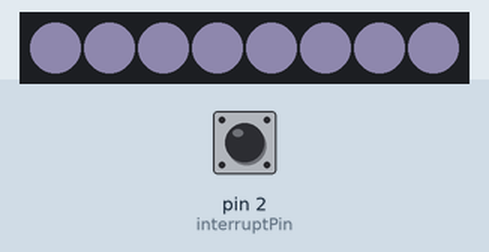
Simulated run of this sketch. Board: Arduino Uno, built with avr-gcc and run on an emulated ATmega328P. Parts: 8 RGB LEDs in strip order, left to right. The inputs (shaded band) are chosen by the test bench; at power-on: pin 2 (interruptPin) HIGH. Dim RGB values are drawn brighter than linear; random numbers use the default seed unless the sketch sets one.

Above: at 1.2 s.
1.3 s: pin 2 (interruptPin) pulled LOW for 0.15 s
At 2.5 s:
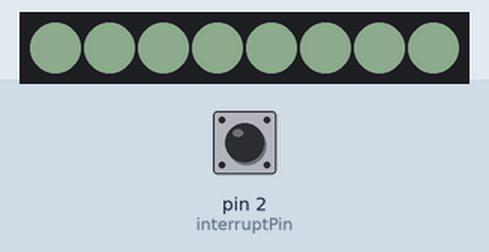
2.9 s: pin 2 (interruptPin) pulled LOW for 1 s
At 3.7 s:
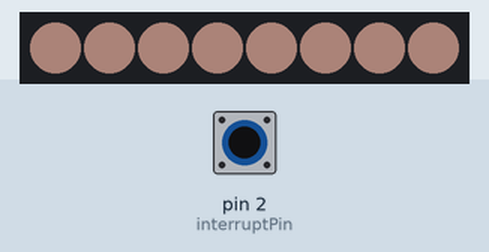
5.4 s: pin 2 (interruptPin) pulled LOW for 0.15 s
At 6.6 s:
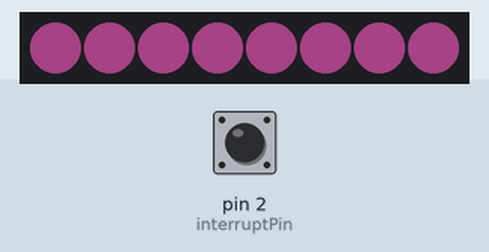
7.0 s: pin 2 (interruptPin) pulled LOW for 3.2 s
At 8.0 s:
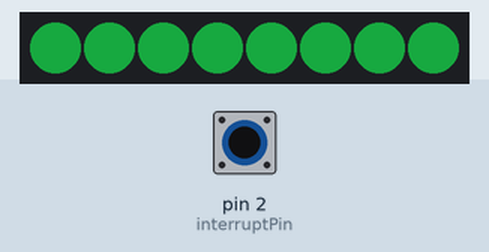
11.7 s: pin 2 (interruptPin) pulled LOW for 0.15 s
At 12.8 s:
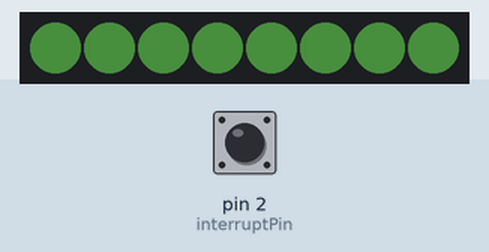
13.3 s: pin 2 (interruptPin) pulled LOW for 1 s
At 14.0 s:
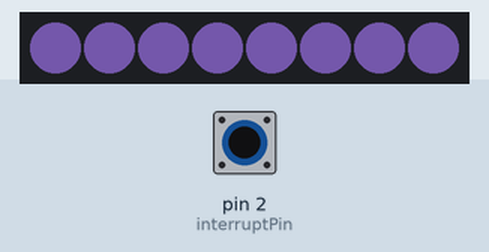
Timing chart, 0 to 16.3 s (numbered marks = the images above; inputs shaded):
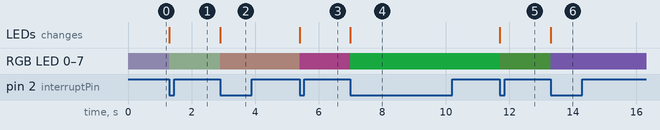

Measured:
- after the input at 1.3 s, RGB LED 0–7: RGB(41, 39, 50) → RGB(38, 46, 38) at once; the LEDs: change at once (image 1)
- after the input at 2.9 s, RGB LED 0–7: RGB(38, 46, 38) → RGB(47, 36, 33) at once; the LEDs: change at once (image 2)
- after the input at 5.4 s, RGB LED 0–7: RGB(47, 36, 33) → RGB(40, 16, 32) at once; the LEDs: change at once (image 3)
- after the input at 7.0 s, RGB LED 0–7: RGB(40, 16, 32) → RGB(6, 45, 17) at once; the LEDs: change at once (image 4)
- after the input at 11.7 s, RGB LED 0–7: RGB(6, 45, 17) → RGB(7, 14, 6) at once; the LEDs: change at once (image 5)
- after the input at 13.3 s, RGB LED 0–7: RGB(7, 14, 6) → RGB(32, 24, 47) at once; the LEDs: change at once (image 6)

The sketch:

neopixel_with_pushbutton_selector.ino
```cpp
/*
 * neopixel_with_pushbutton_selector
 *
 * This is a test program to do different effects
 * with noepoixels selecting pushbutton
 */

#include <Adafruit_NeoPixel.h>
#ifdef __AVR__
 #include <avr/power.h> // Required for 16 MHz Adafruit Trinket
#endif

// Which pin on the Arduino is connected to the NeoPixels?
// On a Trinket or Gemma we suggest changing this to 1:
#define LED_PIN    6

// How many NeoPixels are attached to the Arduino?
#define LED_COUNT 8

/* do we want Serial output? */
//#define DEBUG

// Declare our NeoPixel strip object:
Adafruit_NeoPixel strip(LED_COUNT, LED_PIN, NEO_GRB + NEO_KHZ800);
// Argument 1 = Number of pixels in NeoPixel strip
// Argument 2 = Arduino pin number (most are valid)
// Argument 3 = Pixel type flags, add together as needed:
//   NEO_KHZ800  800 KHz bitstream (most NeoPixel products w/WS2812 LEDs)
//   NEO_KHZ400  400 KHz (classic 'v1' (not v2) FLORA pixels, WS2811 drivers)
//   NEO_GRB     Pixels are wired for GRB bitstream (most NeoPixel products)
//   NEO_RGB     Pixels are wired for RGB bitstream (v1 FLORA pixels, not v2)
//   NEO_RGBW    Pixels are wired for RGBW bitstream (NeoPixel RGBW products)


/* We will be using an interrupt to change colors */
const byte interruptPin = 2;
volatile byte state = HIGH;
long debounce_time = 250;
volatile unsigned long last_micros = 0;
int r, g, b;
unsigned long lastState;

void setup() {
  // put your setup code here, to run once:

  // These lines are specifically to support the Adafruit Trinket 5V 16 MHz.
  // Any other board, you can remove this part (but no harm leaving it):
#if defined(__AVR_ATtiny85__) && (F_CPU == 16000000)
  clock_prescale_set(clock_div_1);
#endif
  // END of Trinket-specific code.

  strip.begin();           // INITIALIZE NeoPixel strip object (REQUIRED)
  strip.show();            // Turn OFF all pixels ASAP
  strip.setBrightness(50); // Set BRIGHTNESS to about 1/5 (max = 255)

  pinMode(interruptPin, INPUT_PULLUP);
  attachInterrupt(digitalPinToInterrupt(interruptPin), interrupt, FALLING);
  last_micros = micros();

  randomSeed(analogRead(0));
#ifdef DEBUG
  Serial.begin(9600);
#endif
  r = random(0, 255);
  g = random(0, 255);
  b = random(0, 255);

  lastState = state;
  setAll(r, g, b);

}

void loop() {
  // put your main code here, to run repeatedly:
#ifdef DEBUG
  Serial.print("micros(): ");
  Serial.println((unsigned long)micros());
#endif
  /* Did the state change (did the button get pressed)? */
  if(lastState != state) {
    lastState = state;
    setAll(r, g, b);
  }
}


/* Do something everytime the interrupt is received */
void interrupt(){

  /* We have to take into account that the program has been running for
   *  a long time, so micros() could have looped back around to zero.  This
   *  happens abut every 70 minutes.
   */

  unsigned long curr_micros = (long)micros();
#ifdef DEBUG
  Serial.print("curr_micros: ");
  Serial.println(curr_micros);
  Serial.print("last_miros: ");
  Serial.println(last_micros);
  Serial.println();
#endif
  if(((unsigned long)(curr_micros - last_micros) >= debounce_time * 1000) || (unsigned long)(curr_micros < last_micros)){
    state = !state;
    last_micros = curr_micros;
    changeColor();
  }
}

/* Change the global rgb colors */
void changeColor() {
  r = random(0, 255);
  g = random(0, 255);
  b = random(0, 255);
}


/* Set all of the pixels to specified rgb color */
void setAll(byte red, byte green, byte blue) {
  for(int i = 0; i < LED_COUNT; i++ ) {
    strip.setPixelColor(i, red, green, blue);
  }
  strip.show();
}
```
